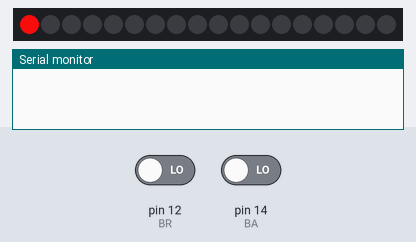
Simulated run of this sketch. Board: Arduino Uno, built with avr-gcc and run on an emulated ATmega328P. Shown: 18 RGB LEDs in strip order, left to right, the last lines printed to the serial monitor. Inputs (shaded band) come from the test bench; at power-on: pin 14 (BA) LOW, pin 12 (BR) LOW.

Above: at 2.33 s.
2.7 s: pin 14 (BA) driven HIGH
6.6 s: pin 12 (BR) driven HIGH
At 9.2 s:
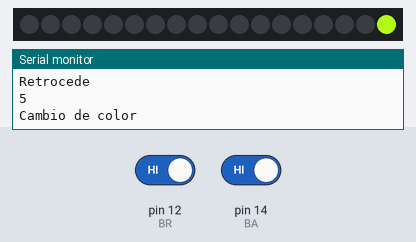
10.5 s: pin 12 (BR) driven LOW
14.4 s: pin 12 (BR) driven HIGH
At 16.3 s:
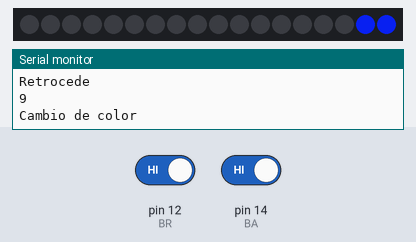
18.3 s: pin 14 (BA) driven LOW
22.2 s: pin 14 (BA) driven HIGH
At 24.8 s:
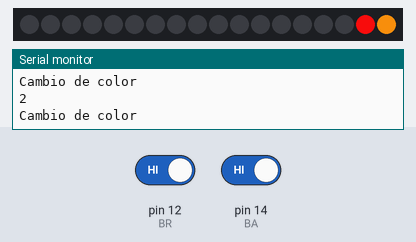
Timing chart, 0 to 26.3 s (numbered marks = the images above; inputs shaded):
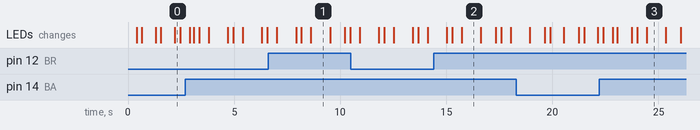

Measured:
- after the input at 6.6 s, the LEDs: first differ from a run without the input after 1.3 s (image 1)

The sketch:

LED_cambio_color.ino
```cpp
#include <Adafruit_NeoPixel.h>

#define LED_PIN 5 //D1
#define LED_NUM 18 //Número de pixeles
#define BA 14 //D5
#define BR 12 //D6

int Colores[13][3] = {{235, 12, 12},
                      {235, 135, 12},
                      {247, 241, 22},
                      {175, 247, 22},
                      {12, 197, 9},
                      {21, 236, 142},
                      {21, 236, 203},
                      {19, 180, 234},
                      {8, 29, 213},
                      {144, 8, 213},
                      {246, 28, 174},
                      {246, 28, 112},
                      {248, 64, 99}};
int num_pix = 0; //Numero de pixel
int boton_avanzar,boton_retroceder;
int i = 0, contador_avanza,contador_retrocede;
Adafruit_NeoPixel strip(LED_NUM, LED_PIN, NEO_GRB + NEO_KHZ800);

void setup() {
  Serial.begin(9600);       //Inicializa el puerto serial
  pinMode(BA, INPUT);       //Declara pin como entrada
  pinMode(BR, INPUT);       //Declara pin como entrada
  strip.begin();            //Inicializa Neopixel
  strip.show();             //Apaga todos los pixeles
  strip.setBrightness(250); //Modifica el brillo de los pixeles
}

void loop() {
  //................Avanzar...................
  boton_avanzar = digitalRead(BA);      //Lee el valor del pin
  delay(200);                           //Retardo
  if (boton_avanzar == HIGH) {          //Si el botón es presionado
    contador_avanza++;                  //Aumenta contador
    Serial.println(contador_avanza);    //Muestra el valor del contador
  }else if(boton_avanzar==LOW){         //Si se deja de presionar el botón
    contador_avanza=0;                  //Manten el contador en cero
  }
  if(contador_avanza==1){               //Si el contador es 1
     Avanzar();                         //Llama a la función avanza
  }else if(contador_avanza>1){          //Si el contador es mayor a 1
     Cambiar_color();                   //Llama a la función para cambiar color del pixel
  }
  //.............. Retroceder................
  boton_retroceder = digitalRead(BR);   //Lee el valor del pin
  delay(200);                           //Retardo
  if (boton_retroceder == HIGH) {       //Si el botón es presionado
    contador_retrocede++;               //Aumenta contador
    Serial.println(contador_retrocede); //Muestra el valor del contador
  }else if(boton_retroceder==LOW){      //En caso de no presional el boton
    contador_retrocede=0;               //Manten el contador en cero
  }
  if(contador_retrocede==1){            //Si el contador vale uno
     Retroceder();                      //Llama a la función retrocede
  }else if(contador_retrocede>1){       //En caso de que el contador sea mayor a uno
     Cambiar_color();                   //Llama a la función para cambiar color del pixel
  }

  Parpadear();
}

void Avanzar() {
  Serial.println("Avanza");                                                                 //Muestra Avanza en el monitor serial
  strip.setPixelColor(num_pix, strip.Color(Colores[i][0], Colores[i][1], Colores[i][2]));   //Coloca en pixel el color
  strip.show();                                                                             //Muestra en el pixel el color
  num_pix++;                                                                                //Incrementa el número de pixel
  if (num_pix == 19) {                                                                      //Si el pixel es 19
     num_pix = 0;                                                                           //Regresa al pixel cero
     strip.clear();                                                                         //Limpia el color de los pixeles
     strip.show();                                                                          //Muestra en los pixeles
  }
}

void Retroceder() {
  Serial.println("Retrocede");                                                              //Muestra Retrocede en el monitor serial
  strip.setPixelColor(num_pix, strip.Color(Colores[i][0], Colores[i][1], Colores[i][2]));   //Coloca en pixel el color
  strip.show();                                                                             //Muestra en el pixel el color
  num_pix--;                                                                                //Decrementa el número de pixel
  if (num_pix==0) {                                                                         //Si el pixel es 0
     num_pix = 17;                                                                          //Regresa al último pixel
     strip.clear();                                                                         //Limpia el color de los pixeles
     strip.show();                                                                          //Muestra en los pixeles
  }
}

void Cambiar_color() {
  Serial.println("Cambio de color");                                                        //Muestra Cambio de color en el monitor serial
  if (i == 13) {                                                                            //Si el elemento es 13 en la matriz
    i = 0;                                                                                  //Pon el elemento 0
  } else {                                                                                  //De lo contrario
    strip.setPixelColor(num_pix, strip.Color(Colores[i][0], Colores[i][1], Colores[i][2])); //Pon el color en el pixel
    strip.show();                                                                           //Muestra el color
    delay(700);                                                                             //Espera
    i++;                                                                                    //Incrementa para el color siguiente
  }
}

void Parpadear(){
  strip.setPixelColor(num_pix, strip.Color(Colores[i][0], Colores[i][1], Colores[i][2]));   //Coloca el color en el pixel
  strip.show();                                                                             //Muestra el color
  delay(250);                                                                               //Espera
  strip.setPixelColor(num_pix, strip.Color(0,0,0));                                         //Coloca el pixel sin color
  strip.show();                                                                             //Muestra el pixxel apagado
  delay(250);                                                                               //Espera
}
```
